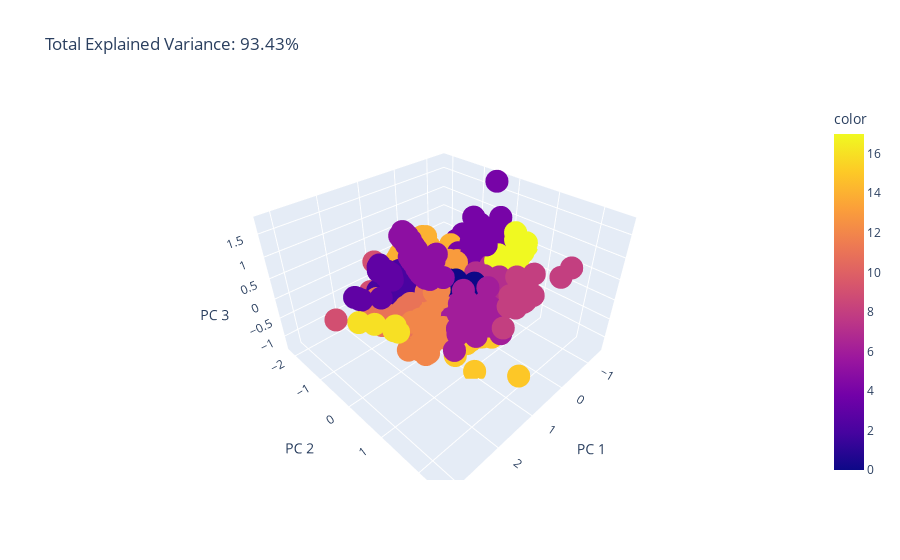

The notebook cell this image was saved under:
### Code cell
pca = PCA(n_components=3)
components = pca.fit_transform(exploit_embedding_list)

total_var = pca.explained_variance_ratio_.sum() * 100
import plotly.express as px
fig = px.colors.qualitative.swatches()
fig = px.scatter_3d(
    components, x=0, y=1, z=2, color=exploit.km_label,
    title=f'Total Explained Variance: {total_var:.2f}%',
    labels={'0': 'PC 1', '1': 'PC 2', '2': 'PC 3'},
    color_discrete_sequence=px.colors.qualitative.Dark24
)
fig.show()

### Figure 1 — Plotly figure (JSON) as saved in the notebook; plotly's stock layout.template omitted (floating-point values rounded to 4 significant figures; data arrays with more than 128 entries replaced by an {"elided": "..."} marker saying what was removed)
{"data": [{"hovertemplate": "PC 1=%{x}<br>PC 2=%{y}<br>PC 3=%{z}<br>color=%{marker.color}<extra></extra>", "legendgroup": "", "marker": {"color": {"elided": "4081 int values"}, "coloraxis": "coloraxis", "symbol": "circle"}, "mode": "markers", "name": "", "scene": "scene", "showlegend": false, "type": "scatter3d", "x": {"elided": "4081 float values"}, "y": {"elided": "4081 float values"}, "z": {"elided": "4081 float values"}}], "layout": {"coloraxis": {"colorbar": {"title": {"text": "color"}}, "colorscale": [[0, "#0d0887"], [0.1111, "#46039f"], [0.2222, "#7201a8"], [0.3333, "#9c179e"], [0.4444, "#bd3786"], [0.5556, "#d8576b"], [0.6667, "#ed7953"], [0.7778, "#fb9f3a"], [0.8889, "#fdca26"], [1, "#f0f921"]]}, "legend": {"tracegroupgap": 0}, "scene": {"domain": {"x": [0, 1], "y": [0, 1]}, "xaxis": {"title": {"text": "PC 1"}}, "yaxis": {"title": {"text": "PC 2"}}, "zaxis": {"title": {"text": "PC 3"}}}, "title": {"text": "Total Explained Variance: 93.43%"}}}
